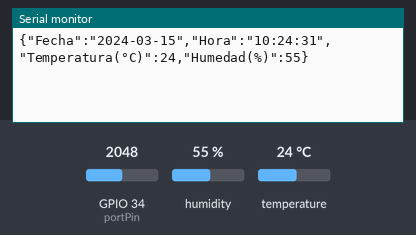
Bench run of a program on a simulated ESP32. Shown: the last lines printed to the serial monitor. Inputs (shaded band) come from the test bench; at power-on: humidity 55 %, temperature 24 °C, GPIO 34 (portPin) = 2048. WiFi joins after 1.5 s; servers stay silent unless stated; network time is answered at once with the bench clock; the local clock reads 2024-03-15 10:24:30 at power-on unless the program sets it.

Above: at 2.7 s.
2.8 s: humidity set to 22 %
At 4.9 s:
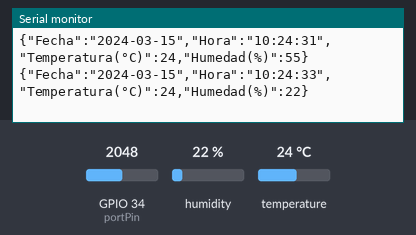
5.5 s: temperature set to 12 °C
At 6.7 s:
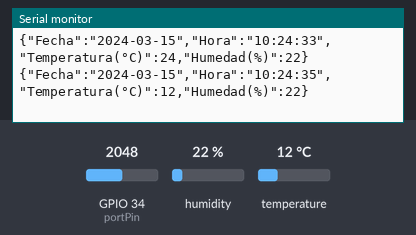
8.2 s: humidity set to 40 %
At 17.2 s:
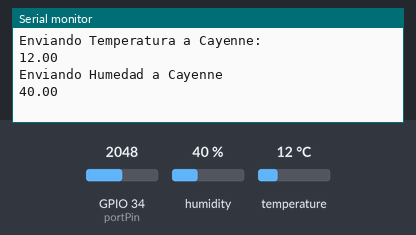
Timing chart, 0 to 18.7 s (numbered marks = the images above; inputs shaded):
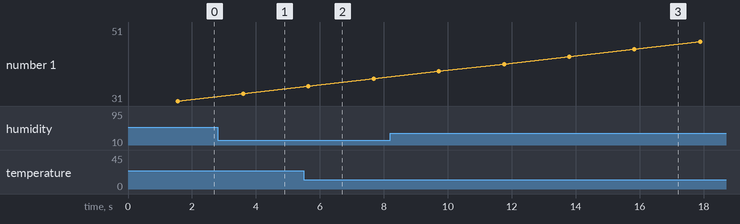

The program:

main.cpp
```cpp
#include <Arduino.h>
#include <ArduinoJson.h>
//LIBRERIAS PARA FECHA Y HORA
#include <WiFi.h>
#include <NTPClient.h>
#include <WiFiUdp.h>
//LIBRERIAS PARA DHT11 (TEMPERATURA Y HUMEDAD)
#include <Adafruit_Sensor.h>
#include <DHT.h>
//libreria cayene
#include <CayenneMQTTESP32.h> //Librería de Cayenne MQTT
#define CAYENNE_PRINT Serial


//DEFINICION DE PINES DHT11
#define DHTPIN 4   // 4 = PIN D4
#define DHTTYPE    DHT11
DHT dht(DHTPIN, DHTTYPE);

//CONFIG PARA ----FECHA Y HORA------
// Replace with your network credentials
const char* ssid = "KIRA 1";
const char* wifipassword = "3185171570";

// Define NTP Client to get time
WiFiUDP ntpUDP;
NTPClient timeClient(ntpUDP);

// Variables to save date and time
String formattedDate;
String dayStamp;
String timeStamp;


//potenciometro ph
const int portPin=34;
int valor=0;

//info CAYENE----------
// Parámetros  de conexión a Cayenne. Esto debe obtenerse del Tablero de Cayenne.
char username[] = "5475eb90-28b1-11ed-baf6-35fab7fd0ac8";
char password[] = "46dd0481c83ab7f4ad4aa2654369e7692bc45b50";
char clientID[] = "3c8d0360-2e4c-11ed-baf6-35fab7fd0ac8";
//-----------------

void setup() {
// Initialize Serial Monitor
Serial.begin(9600);
//CODIGO----FECHA Y HORA-----------------------
WiFi.mode(WIFI_STA);
WiFi.begin(ssid, wifipassword);
while (WiFi.status() != WL_CONNECTED) {
delay(500);
}
// Initialize a NTPClient to get time
timeClient.begin();
// Set offset time in seconds to adjust for your timezone, for example:
// COLOMBIA -5 , entonces -5*3600 ->  -18000
timeClient.setTimeOffset(-18000); //Thailand +7 = 25200


//configuracion CAYENE
Cayenne.begin(username, password, clientID, ssid, wifipassword);

}


void loop() {
  while(!timeClient.update()) {
  timeClient.forceUpdate();
  }
  // The formattedDate comes with the following format:
  // 2018-05-28T16:00:13Z
  // We need to extract date and time
  formattedDate = timeClient.getFormattedDate();
  // Extract date
  int splitT = formattedDate.indexOf("T");
  dayStamp = formattedDate.substring(0, splitT);
  //Serial.print("DATE: ");
  //Serial.println(dayStamp);
  // Extract time
  timeStamp = formattedDate.substring(splitT+1, formattedDate.length()-1);
  //Serial.print("HOUR: ");
  //Serial.println(timeStamp);

  //CODIGO----TEMPERATURA Y HUMEDAD---------------
  float h= dht.readHumidity();
  float t =dht.readTemperature();
  //potenciometro ph
    valor=analogRead(portPin)/292.5;
    //----------------------


//----CODIGO JSON---------------
  String variable;

  DynamicJsonDocument doc(1024);


  doc["Fecha"] = dayStamp;
  doc["Hora"] = timeStamp;
  doc["Temperatura(°C)"] = t;
  doc["Humedad(%)"] = h;
  //doc["Ph"] = valor;


  serializeJson(doc, variable);
  Serial.println(variable);
  Cayenne.loop();
  delay(1000);
}

// Función de Cayenne para enviar datos del sensor al canal 1.
CAYENNE_OUT(1)
{
  float t =  dht.readTemperature();//Se lee la temperatura y se asigna el valor a "t".
  //Lectura de temperatura se enviara a Cayenne en el canal 1.
  //Envió de lecturas cada 10 segundos.
  Cayenne.virtualWrite(1, t);
  //Se imprimen los siguientes datos en el monitor serie.
  CAYENNE_PRINT.println("Enviando Temperatura a Cayenne:");
  CAYENNE_PRINT.println(t);
}

// Función de Cayenne para enviar datos del sensor al canal 2.
CAYENNE_OUT(2)
{
  float h = dht.readHumidity(); //Se lee la humedad y se asigna el valor a "h"
  //Lectura de Humedad se enviaran a Cayenne en el canal 2.
  //Envió de lecturas cada 10 segundos.
  Cayenne.virtualWrite(2, h);
  //Se imprimen los siguientes datos en el monitor serie.
  CAYENNE_PRINT.println("Enviando Humedad a Cayenne");
  CAYENNE_PRINT.println(h);
}
```

Measured:
- after the input at 2.8 s, the serial monitor: prints a new line after 0.80 s (image 1)
- after the input at 5.5 s, the serial monitor: prints a new line after 0.14 s (image 2)
- after the input at 8.2 s, the serial monitor: prints a new line after 1.5 s (image 3)
